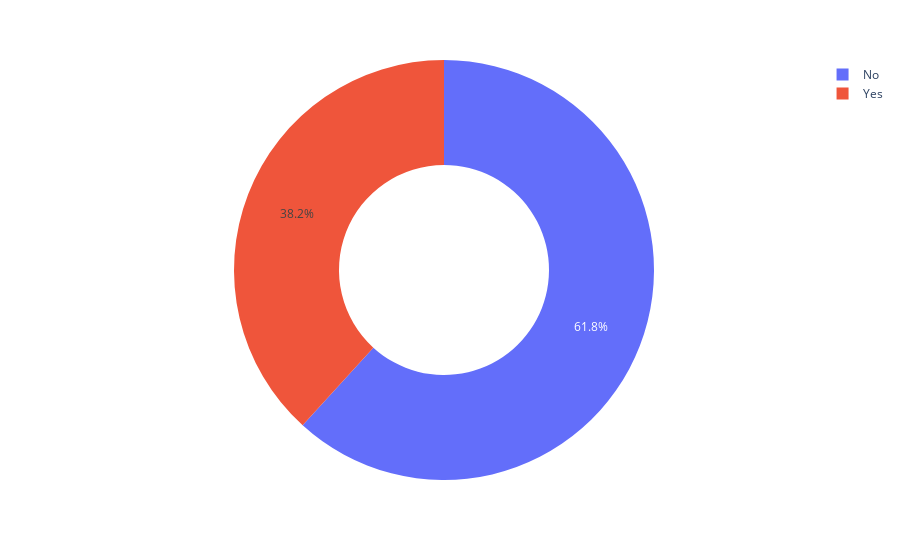

The notebook cell saved with this chart:
### Code cell
figure = px.pie(data, values='tip', names='smoker',hole = 0.5)
figure.show()

### Figure 1 — Plotly figure (JSON) as saved in the notebook; plotly's stock layout.template omitted (floating-point values rounded to 4 significant figures; data arrays with more than 128 entries replaced by an {"elided": "..."} marker saying what was removed)
{"data": [{"domain": {"x": [0, 1], "y": [0, 1]}, "hole": 0.5, "hovertemplate": "smoker=%{label}<br>tip=%{value}<extra></extra>", "labels": {"elided": "244 str values"}, "legendgroup": "", "name": "", "showlegend": true, "type": "pie", "values": {"elided": "244 float values"}}], "layout": {"legend": {"tracegroupgap": 0}, "margin": {"t": 60}}}
